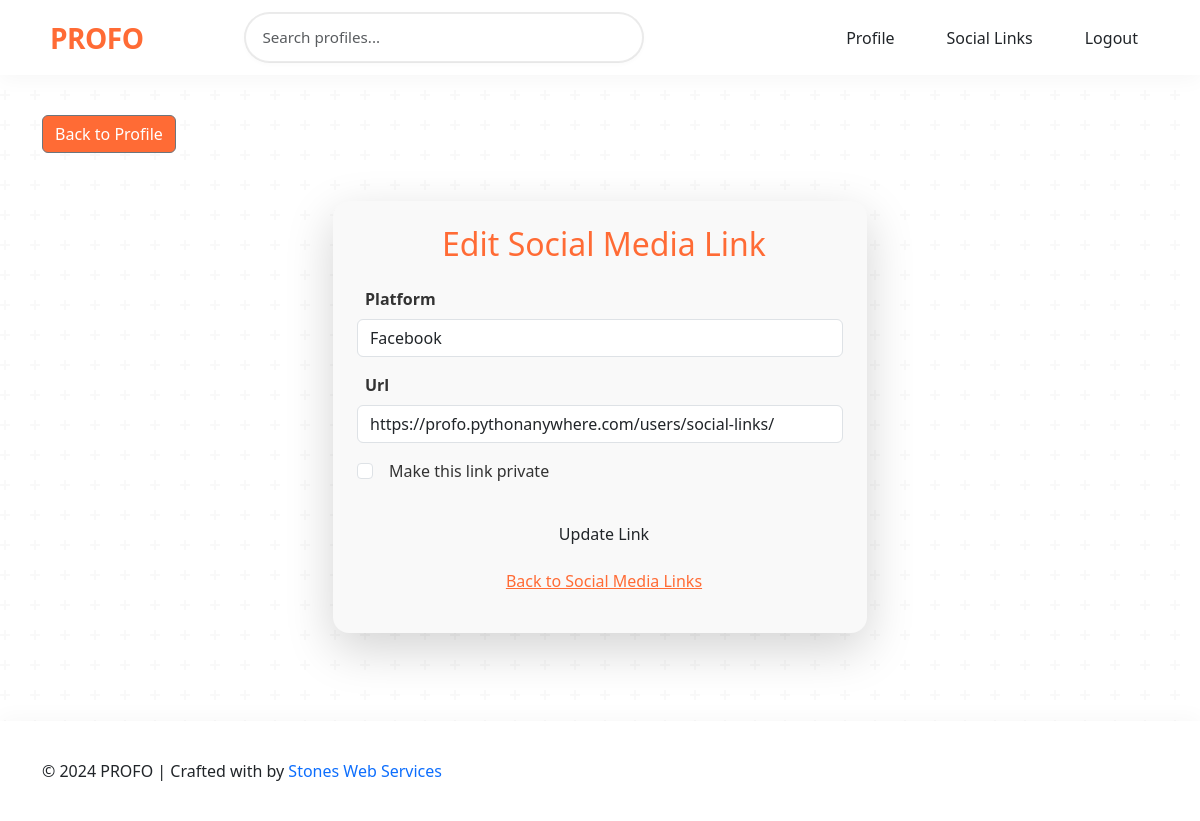
/users/social-links/edit/15/ (signed in), run on the app's committed database.
### users/models.py (models this page shows, shortened)
class SocialMediaLink(models.Model):
    PLATFORM_CHOICES = [
        ('Facebook', 'Facebook'),
        ('Twitter', 'Twitter'),
        ('Instagram', 'Instagram'),
        ('LinkedIn', 'LinkedIn'),
        ('YouTube', 'YouTube'),
        ('GitHub', 'GitHub'),
        ('Website', 'Personal Website'),
        ('Leetcode', 'Leetcode'),
        ('Codechef', 'Codechef'),
        ('Naukari', 'Naukari'),
        ('Indeed', 'Indeed'),
        ('Other', 'Other'),
    ]
    user = models.ForeignKey(
        settings.AUTH_USER_MODEL,
        related_name='social_links',
        on_delete=models.CASCADE
    )
    platform = models.CharField(
        max_length=100,
        choices=PLATFORM_CHOICES,
        default='Instagram'
    )
    url = models.URLField(help_text="Enter the full URL (e.g., https://example.com)")
    description = models.CharField(
        max_length=255,
        blank=True,
        null=True,
        help_text="Optional description about the social media link"
    )
    click_count = models.PositiveIntegerField(default=0, editable=False)  # Track the number of clicks
    created_at = models.DateTimeField(auto_now_add=True)  # Automatically set the timestamp when created
    updated_at = models.DateTimeField(auto_now=True)  # Automatically update the timestamp when modified
    is_active = models.BooleanField(
        default=True,
        help_text="Uncheck this to disable the social media link."
    )
    is_private = models.BooleanField(
        default=False,
        help_text="Check this to make the link private."
    )
    class Meta:
        verbose_name = "Social Media Link"
        verbose_name_plural = "Social Media Links"
        ordering = ['-created_at']  # Default ordering: newest first

### users/views.py (the view)
# urls.py: path('social-links/edit/<int:link_id>/', views.edit_social_link, name='edit_social_link'),
@login_required
def edit_social_link(request, link_id):
    link = get_object_or_404(SocialMediaLink, id=link_id, user=request.user)
    if request.method == 'POST':
        form = SocialMediaLinkForm(request.POST, instance=link)
        if form.is_valid():
            social_link = form.save(commit=False)
            try:
                if not validate_url(social_link.url):
                    raise ValidationError("Invalid URL format.")
            except ValidationError as e:
                form.add_error('url', str(e))
                messages.error(request, str(e))
                return render(request, 'users/edit_social_link.html', {'form': form, 'link': link})
            if social_link.platform == 'Other':
                social_link.platform = form.cleaned_data['custom_platform']
            social_link.save()
            messages.success(request, 'Social media link updated successfully!')
            return redirect('social_links')
    else:
        form = SocialMediaLinkForm(instance=link)
    return render(request, 'users/edit_social_link.html', {'form': form, 'link': link})

### users/forms.py (shortened to what this page needs)
class SocialMediaLinkForm(forms.ModelForm):
    custom_platform = forms.CharField(
        max_length=100,
        required=False,
        widget=forms.TextInput(attrs={
            'class': 'form-control',
            'placeholder': 'Enter custom platform name'
        }),
    )
    class Meta:
        model = SocialMediaLink
        fields = ['platform', 'url', 'is_private']  # Added 'is_private'
        widgets = {
            'platform': forms.Select(attrs={'class': 'form-control'}),
            'url': forms.URLInput(attrs={'class': 'form-control'}),
            'is_private': forms.CheckboxInput(attrs={'class': 'form-check-input'}),
        }

### PROFO/context_processors.py (called while the page is built)
def unread_notifications_count(request):
    if request.user.is_authenticated:
        return {
            'unread_notifications_count': request.user.notifications.filter(is_read=False).count()
        }
    return {}

### users/templates/users/edit_social_link.html (shortened to what this page needs)
{% extends 'users/base.html' %}
{% block content %}
<div class="d-flex float-left mt-0">
    <a href="{% url 'profile' user.username %}" style="color: #ffffff; background-color:#FF6B35" class="btn btn-secondary">Back to Profile</a>
</div>
<div class="container mt-5 mb-5">
    <div class="row justify-content-center">
        <div class="col-md-8 col-lg-6">
            <div class="card shadow-lg p-4 border-0 rounded-4" style="background: #F9F9F9;">
                <h2 class="text-center mb-4" style="color: #FF6B35;">
                    Edit Social Media Link
                </h2>
                <form method="POST" class="needs-validation" novalidate>
                    <div class="mb-3">
                        <label class="form-label fw-bold" for="{{ form.platform.id_for_label }}" style="color: #333;">
                            {{ form.platform.label }}
                        </label>
                        <div class="input-group">
                            {{ form.platform }}
                        </div>
                    </div>
                    <div class="mb-3">
                        <label class="form-label fw-bold" for="{{ form.url.id_for_label }}" style="color: #333;">
                            {{ form.url.label }}
                        </label>
                        <div class="input-group">
                            {{ form.url }}
                        </div>
                    </div>
                    <div class="mb-3 form-check">
                        {{ form.is_private }}
                        <label class="form-check-label" for="{{ form.is_private.id_for_label }}" style="color: #333;">
                            Make this link private
                        </label>
                    </div>
                    <button type="submit" class="btn btn-orange w-100 mt-3">
                         Update Link
                    </button>
                </form>
                <p class="mt-3 text-center">
                    <a href="{% url 'social_links' %}" style="color: #FF6B35;">
                        Back to Social Media Links
                    </a>
                </p>
            </div>
        </div>
    </div>
</div>
{% endblock %}

### users/templates/users/base.html (style rules this page uses)
:root { --primary-color: #ff6b35; --primary-hover: #ff8659; --secondary-color: #2b2d42; --body-bg: #ffffff; --nav-height: 75px; }
body { background-color: var(--body-bg); background-image: var(--texture-overlay); min-height: 100vh; display: flex; flex-direction: column; }

### data on the page
SocialMediaLink: platform "Facebook", url "https://profo.pythonanywhere.com/users/social-links/"
